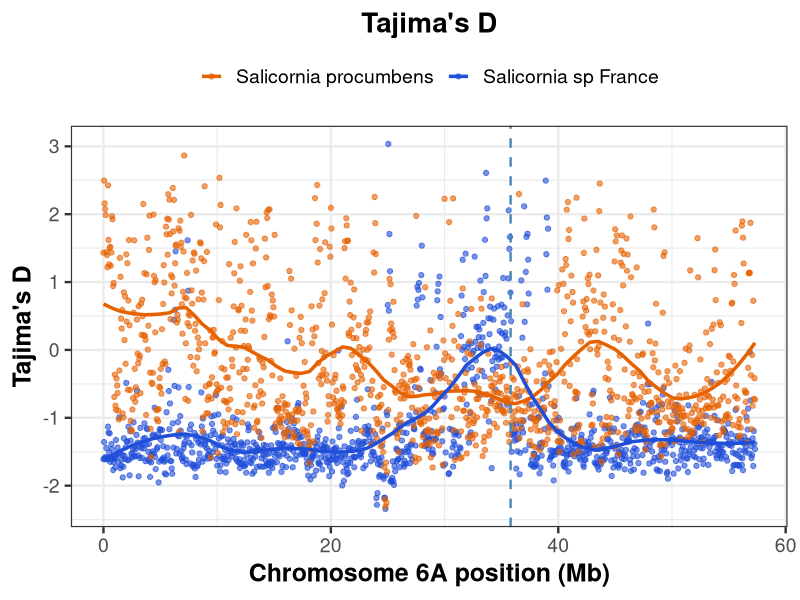
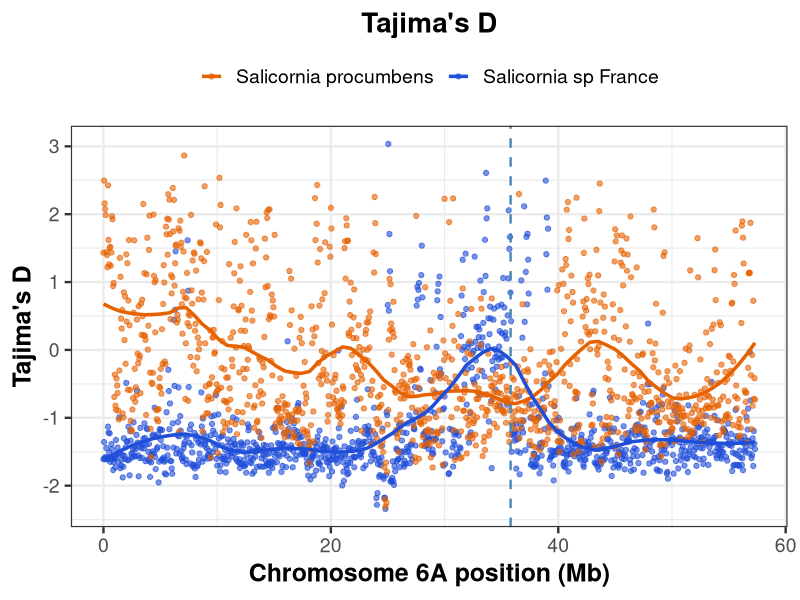

Source code (R) for these figures, in order:
############################################################
# Chr6A population genomics comparison
# Salicornia sp. France (12 random accessions) vs S. procumbens
############################################################

library(ggplot2)
library(dplyr)
library(data.table)
library(patchwork)

############################################################
# COLORS
############################################################

plot_colors <- c(
  "Salicornia sp France" = "#1F4ED8",
  "Salicornia procumbens" = "#E66100"
)

############################################################
# OSCA gene start (optional vertical line)
############################################################

OSCA_START_MB <- 35807352 / 1e6

############################################################
# 1. TAJIMA'S D
############################################################

tajima_france <- read.table(
  "S_sp.France.subset1.random.sample.called.on.S.ramosissima..50kb.window.Tajima.D.txt",
  header = TRUE,
  stringsAsFactors = FALSE
) %>%
  mutate(
    POS_MB = BIN_START / 1e6,
    Dataset = "Salicornia sp France"
  )

tajima_proc <- read.table(
  "S_procumbens.sites.with.S_ramosissima.ref.50kb.window_Chr6A_tajima_D.txt",
  header = TRUE,
  stringsAsFactors = FALSE
) %>%
  mutate(
    POS_MB = BIN_START / 1e6,
    Dataset = "Salicornia procumbens"
  )

tajima_all <- bind_rows(
  tajima_france,
  tajima_proc
) %>%
  filter(CHROM == "chr6")

############################################################
# Tajima's D plot
############################################################

p1 <- ggplot(
  tajima_all,
  aes(
    x = POS_MB,
    y = TajimaD,
    color = Dataset
  )
) +
  geom_point(
    alpha = 0.6,
    size = 1.5
  ) +
  geom_smooth(
    method = "loess",
    span = 0.25,
    se = FALSE,
    linewidth = 1.2
  ) +
  
  ## Optional: OSCA gene position
  geom_vline(
    xintercept = OSCA_START_MB,
    linetype = "dashed",
    linewidth = 0.8,
    color = "steelblue"
  ) +
  
  scale_color_manual(values = plot_colors) +
  
  labs(
    title = "Tajima's D",
    x = "Chromosome 6A position (Mb)",
    y = "Tajima's D",
    color = NULL
  ) +
  
  theme_bw(base_size = 18) +
  theme(
    plot.title = element_text(
      face = "bold",
      size = 20,
      hjust = 0.5
    ),
    axis.title = element_text(
      face = "bold",
      size = 18
    ),
    axis.text = element_text(size = 14),
    legend.position = "top",
    legend.text = element_text(size = 14)
  )



############################################################
# Save Tajima's D plot
############################################################

ggsave(
  filename = "Chr6A_TajimasD_subset_vs_procumbens.pdf",
  plot = p1,
  width = 10,
  height = 5,
  units = "in",
  dpi = 300
)

ggsave(
  filename = "Chr6A_TajimasD_subset_vs_procumbens.svg",
  plot = p1,
  width = 10,
  height = 5,
  units = "in"
)
